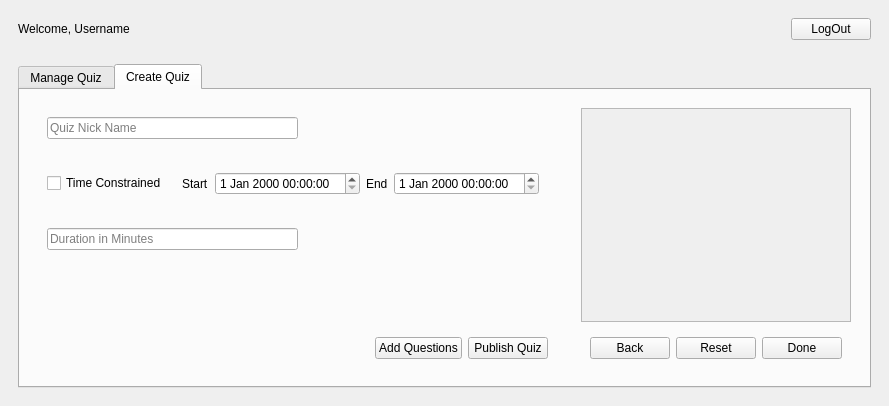
<?xml version="1.0" encoding="UTF-8"?>
<ui version="4.0">
 <class>MainWindow</class>
 <widget class="QMainWindow" name="MainWindow">
  <property name="geometry">
   <rect>
    <x>0</x>
    <y>0</y>
    <width>768</width>
    <height>406</height>
   </rect>
  </property>
  <property name="windowTitle">
   <string>MainWindow</string>
  </property>
  <widget class="QWidget" name="centralwidget">
   <layout class="QVBoxLayout" name="verticalLayout_3">
    <item>
     <widget class="QWidget" name="widget" native="true">
      <layout class="QHBoxLayout" name="horizontalLayout">
       <item>
        <widget class="QLabel" name="usernameLabel">
         <property name="text">
          <string>Welcome, Username</string>
         </property>
         <property name="scaledContents">
          <bool>true</bool>
         </property>
         <property name="wordWrap">
          <bool>true</bool>
         </property>
        </widget>
       </item>
       <item>
        <spacer name="horizontalSpacer">
         <property name="orientation">
          <enum>Qt::Horizontal</enum>
         </property>
         <property name="sizeHint" stdset="0">
          <size>
           <width>604</width>
           <height>20</height>
          </size>
         </property>
        </spacer>
       </item>
       <item>
        <widget class="QPushButton" name="logOutButton">
         <property name="toolTip">
          <string>Log Out of the Session</string>
         </property>
         <property name="text">
          <string>LogOut</string>
         </property>
         <property name="icon">
          <iconset>
           <normaloff>../Images/logout.png</normaloff>../Images/logout.png</iconset>
         </property>
        </widget>
       </item>
      </layout>
     </widget>
    </item>
    <item>
     <widget class="QWidget" name="widget_2" native="true">
      <layout class="QHBoxLayout" name="horizontalLayout_9">
       <item>
        <widget class="QTabWidget" name="tabWidget">
         <property name="tabPosition">
          <enum>QTabWidget::North</enum>
         </property>
         <property name="currentIndex">
          <number>1</number>
         </property>
         <property name="elideMode">
          <enum>Qt::ElideNone</enum>
         </property>
         <widget class="QWidget" name="manageQuizTab">
          <attribute name="title">
           <string>Manage Quiz</string>
          </attribute>
         </widget>
         <widget class="QWidget" name="createQuizTab">
          <attribute name="title">
           <string>Create Quiz</string>
          </attribute>
          <layout class="QHBoxLayout" name="horizontalLayout_8">
           <item>
            <widget class="QWidget" name="widget_3" native="true">
             <layout class="QVBoxLayout" name="verticalLayout_2">
              <item>
               <widget class="QWidget" name="widget_4" native="true">
                <layout class="QHBoxLayout" name="horizontalLayout_2">
                 <item>
                  <widget class="QLineEdit" name="sessionNickName">
                   <property name="placeholderText">
                    <string>Quiz Nick Name</string>
                   </property>
                  </widget>
                 </item>
                 <item>
                  <spacer name="horizontalSpacer_3">
                   <property name="orientation">
                    <enum>Qt::Horizontal</enum>
                   </property>
                   <property name="sizeHint" stdset="0">
                    <size>
                     <width>189</width>
                     <height>20</height>
                    </size>
                   </property>
                  </spacer>
                 </item>
                </layout>
               </widget>
              </item>
              <item>
               <widget class="QWidget" name="widget_5" native="true">
                <layout class="QHBoxLayout" name="horizontalLayout_4">
                 <item>
                  <widget class="QCheckBox" name="isTimeConstrained">
                   <property name="text">
                    <string>Time Constrained</string>
                   </property>
                  </widget>
                 </item>
                 <item>
                  <spacer name="horizontalSpacer_2">
                   <property name="orientation">
                    <enum>Qt::Horizontal</enum>
                   </property>
                   <property name="sizeHint" stdset="0">
                    <size>
                     <width>40</width>
                     <height>20</height>
                    </size>
                   </property>
                  </spacer>
                 </item>
                 <item>
                  <widget class="QWidget" name="widget_6" native="true">
                   <layout class="QHBoxLayout" name="horizontalLayout_3">
                    <item>
                     <widget class="QLabel" name="label">
                      <property name="text">
                       <string>Start</string>
                      </property>
                     </widget>
                    </item>
                    <item>
                     <widget class="QDateTimeEdit" name="sessionStart"/>
                    </item>
                    <item>
                     <widget class="QLabel" name="label_2">
                      <property name="text">
                       <string>End</string>
                      </property>
                     </widget>
                    </item>
                    <item>
                     <widget class="QDateTimeEdit" name="sessionEnd"/>
                    </item>
                   </layout>
                  </widget>
                 </item>
                </layout>
               </widget>
              </item>
              <item>
               <widget class="QWidget" name="widget_7" native="true">
                <layout class="QHBoxLayout" name="horizontalLayout_5">
                 <item>
                  <widget class="QLineEdit" name="duration">
                   <property name="placeholderText">
                    <string>Duration in Minutes</string>
                   </property>
                  </widget>
                 </item>
                 <item>
                  <spacer name="horizontalSpacer_4">
                   <property name="orientation">
                    <enum>Qt::Horizontal</enum>
                   </property>
                   <property name="sizeHint" stdset="0">
                    <size>
                     <width>40</width>
                     <height>20</height>
                    </size>
                   </property>
                  </spacer>
                 </item>
                </layout>
               </widget>
              </item>
              <item>
               <spacer name="verticalSpacer">
                <property name="orientation">
                 <enum>Qt::Vertical</enum>
                </property>
                <property name="sizeHint" stdset="0">
                 <size>
                  <width>20</width>
                  <height>132</height>
                 </size>
                </property>
               </spacer>
              </item>
              <item>
               <widget class="QWidget" name="widget_8" native="true">
                <layout class="QHBoxLayout" name="horizontalLayout_6">
                 <item>
                  <spacer name="horizontalSpacer_5">
                   <property name="orientation">
                    <enum>Qt::Horizontal</enum>
                   </property>
                   <property name="sizeHint" stdset="0">
                    <size>
                     <width>264</width>
                     <height>20</height>
                    </size>
                   </property>
                  </spacer>
                 </item>
                 <item>
                  <widget class="QPushButton" name="addQuestionButton">
                   <property name="text">
                    <string>Add Questions</string>
                   </property>
                  </widget>
                 </item>
                 <item>
                  <widget class="QPushButton" name="publishButton">
                   <property name="text">
                    <string>Publish Quiz</string>
                   </property>
                  </widget>
                 </item>
                </layout>
               </widget>
              </item>
             </layout>
            </widget>
           </item>
           <item>
            <widget class="QWidget" name="widget_9" native="true">
             <layout class="QVBoxLayout" name="verticalLayout">
              <item>
               <widget class="QScrollArea" name="questionListArea">
                <property name="widgetResizable">
                 <bool>true</bool>
                </property>
                <widget class="QWidget" name="scrollAreaWidgetContents">
                 <property name="geometry">
                  <rect>
                   <x>0</x>
                   <y>0</y>
                   <width>296</width>
                   <height>255</height>
                  </rect>
                 </property>
                </widget>
               </widget>
              </item>
              <item>
               <widget class="QWidget" name="widget_10" native="true">
                <layout class="QHBoxLayout" name="horizontalLayout_7">
                 <item>
                  <spacer name="horizontalSpacer_6">
                   <property name="orientation">
                    <enum>Qt::Horizontal</enum>
                   </property>
                   <property name="sizeHint" stdset="0">
                    <size>
                     <width>103</width>
                     <height>20</height>
                    </size>
                   </property>
                  </spacer>
                 </item>
                 <item>
                  <widget class="QPushButton" name="backToQuizSettings">
                   <property name="text">
                    <string>Back</string>
                   </property>
                  </widget>
                 </item>
                 <item>
                  <widget class="QPushButton" name="resetAllQuestions">
                   <property name="text">
                    <string>Reset</string>
                   </property>
                  </widget>
                 </item>
                 <item>
                  <widget class="QPushButton" name="doneAddingButton">
                   <property name="text">
                    <string>Done</string>
                   </property>
                  </widget>
                 </item>
                </layout>
               </widget>
              </item>
             </layout>
            </widget>
           </item>
          </layout>
         </widget>
        </widget>
       </item>
      </layout>
     </widget>
    </item>
   </layout>
  </widget>
 </widget>
 <resources/>
 <connections/>
</ui>
